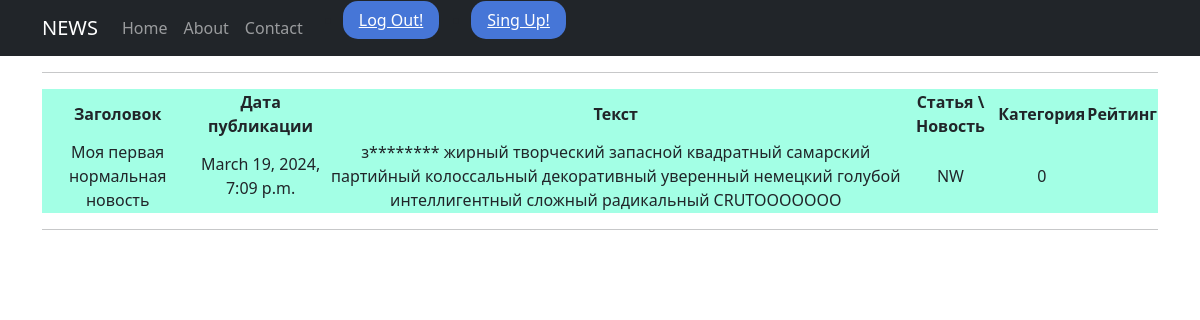
The app's page /news/4 (signed in) with its own data.
### news/models.py (models this page shows, shortened)
class Post (models.Model):
    auther = models.ForeignKey(Author, on_delete=models.CASCADE)
    rulobject = models.CharField(max_length=2,choices=POSITIONS)
    date =models.DateTimeField(auto_now_add=True)
    catygorys = models.ManyToManyField(Category,through='PostCategory')
    header = models.CharField(max_length=30)
    text = models.TextField()
    _postratio = models.IntegerField(default=0)
    @property
    def postratio(self):
        return self._postratio

### news/views.py (the view)
# urls.py: path('<int:pk>',DetailPost.as_view(),name='post_detail'),
class DetailPost(LoginRequiredMixin,DetailView):
    model = Post
    template_name = 'flatpages/new.html'
    context_object_name = 'new'

### news/templatetags/custom_filters.py (called while the page is built)
@register.filter()
def censor(value):
    for word in BAD_WORDS:
        replace = "".join(['*'] * (len(word)-1))
        value = re.sub(word[1:], replace, value)
    return value

### templates/flatpages/new.html (shortened to what this page needs)
{% extends 'flatpages/default.html' %}
{% load custom_filters %}
{% block content %}
 <hr>
       <table bgcolor="#a3ffe5" align="center" width="100%"   >
           <tr >
               <td ><strong>Заголовок</strong></td>
               <td><strong>Дата публикации</strong></td>
               <td><strong>Текст</strong></td>
               <td><strong>Статья \ Новость </strong></td>
               <td><strong>Категория </strong></td>
               <td><strong>Рейтинг </strong></td>
           </tr>
           <tr>
               <td>{{ new.header }}</td>
               <td>{{ new.date }}</td>
               <td>{{ new.text|censor}}</td>
               <td>{{ new.rulobject }}</td>
               <td>{{ new.postratio}}</td>
           </tr>
       </table>
         <hr>
{% endblock content %}

### records on screen
Post: header "Моя первая нормальная новость", date "March 19, 2024, 7:09 p.m.", text|censor "з******** жирный творческий запасной квадратный самарский партийный колоссальный декоративный уверенный немецкий голубой интеллигентный сложный радикальный CRUTOOOOOOO", rulobject "NW", postratio "0"
